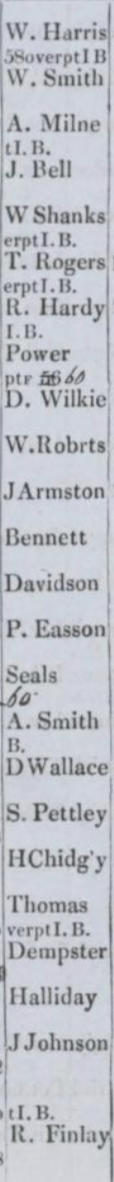
#> input picture page154.png, 114 x 1182 px, found by its file name
$ python script_tesseract.py
#> lines starting #> are read from the running program, lines starting #| are printed output that depends on the picture; after the words box and inside, x2 and y2 are one past the last pixel; in counts of white or black regions, pixels touching at a corner belong together
import cv2
import pytesseract
import pandas as pd
import numpy as np
from PIL import Image

# Load and preprocess image
img_path = 'page154.png'  # Update with your actual image
img = cv2.imread(img_path)
#> img is the input picture: shape (1182, 114, 3); mean B, G, R 199.7, 192.7, 189.4

# Convert to grayscale
gray = cv2.cvtColor(img, cv2.COLOR_BGR2GRAY)

# Thresholding to improve contrast
_, thresh = cv2.threshold(gray, 150, 255, cv2.THRESH_BINARY)
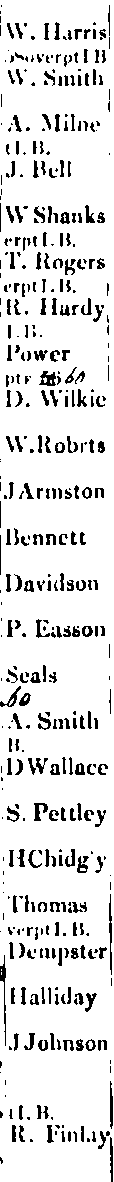
#> thresh: shape (1182, 114); 89% white; 442 black regions (170 under 20 px), largest, box (x1, y1, x2, y2) and area: (0, 955, 6, 1046) 177, (39, 371, 56, 386) 153, (109, 894, 112, 975) 152

# Optional: dilate to fix broken letters
kernel = np.ones((1, 1), np.uint8)
processed = cv2.morphologyEx(thresh, cv2.MORPH_CLOSE, kernel)

# OCR configuration
custom_config = r'--oem 3 --psm 6'  # Assume a single uniform block of text

# Run OCR
#> (the run stopped early here; a loop or call above may not have finished)
